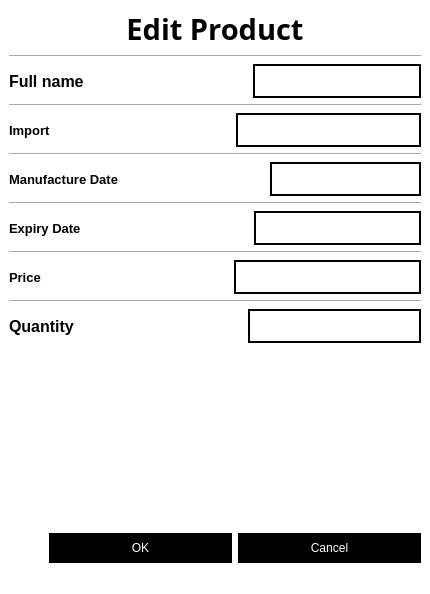
<?xml version="1.0" encoding="UTF-8"?>
<ui version="4.0">
 <class>MainWindow</class>
 <widget class="QMainWindow" name="MainWindow">
  <property name="geometry">
   <rect>
    <x>0</x>
    <y>0</y>
    <width>430</width>
    <height>594</height>
   </rect>
  </property>
  <property name="maximumSize">
   <size>
    <width>430</width>
    <height>16777215</height>
   </size>
  </property>
  <property name="windowTitle">
   <string>MainWindow</string>
  </property>
  <property name="styleSheet">
   <string notr="true">background-color: rgb(255, 255, 255);</string>
  </property>
  <widget class="QWidget" name="centralwidget">
   <layout class="QVBoxLayout" name="verticalLayout_2">
    <item>
     <widget class="QLabel" name="label">
      <property name="font">
       <font>
        <family>Segoe UI Black</family>
        <pointsize>22</pointsize>
        <weight>75</weight>
        <bold>true</bold>
       </font>
      </property>
      <property name="text">
       <string>Edit Product</string>
      </property>
      <property name="alignment">
       <set>Qt::AlignCenter</set>
      </property>
     </widget>
    </item>
    <item>
     <widget class="Line" name="line">
      <property name="orientation">
       <enum>Qt::Horizontal</enum>
      </property>
     </widget>
    </item>
    <item>
     <layout class="QVBoxLayout" name="verticalLayout">
      <item>
       <layout class="QHBoxLayout" name="horizontalLayout">
        <property name="spacing">
         <number>0</number>
        </property>
        <item>
         <widget class="QLabel" name="label_2">
          <property name="font">
           <font>
            <family>Nirmala UI</family>
            <pointsize>12</pointsize>
            <weight>75</weight>
            <bold>true</bold>
           </font>
          </property>
          <property name="text">
           <string>Full name</string>
          </property>
         </widget>
        </item>
        <item>
         <spacer name="horizontalSpacer">
          <property name="orientation">
           <enum>Qt::Horizontal</enum>
          </property>
          <property name="sizeHint" stdset="0">
           <size>
            <width>40</width>
            <height>20</height>
           </size>
          </property>
         </spacer>
        </item>
        <item>
         <widget class="QLineEdit" name="name">
          <property name="styleSheet">
           <string notr="true">height:30px;

border-style: solid;border-width: 2px;border-color: black


</string>
          </property>
         </widget>
        </item>
       </layout>
      </item>
      <item>
       <widget class="Line" name="line_2">
        <property name="orientation">
         <enum>Qt::Horizontal</enum>
        </property>
       </widget>
      </item>
      <item>
       <layout class="QHBoxLayout" name="horizontalLayout_2">
        <property name="spacing">
         <number>0</number>
        </property>
        <item>
         <widget class="QLabel" name="label_3">
          <property name="font">
           <font>
            <family>Nirmala UI</family>
            <pointsize>10</pointsize>
            <weight>75</weight>
            <bold>true</bold>
           </font>
          </property>
          <property name="text">
           <string>Import</string>
          </property>
         </widget>
        </item>
        <item>
         <spacer name="horizontalSpacer_2">
          <property name="orientation">
           <enum>Qt::Horizontal</enum>
          </property>
          <property name="sizeHint" stdset="0">
           <size>
            <width>40</width>
            <height>20</height>
           </size>
          </property>
         </spacer>
        </item>
        <item>
         <widget class="QLineEdit" name="import_2">
          <property name="styleSheet">
           <string notr="true">height:30px;

border-style: solid;border-width: 2px;border-color: black


</string>
          </property>
         </widget>
        </item>
       </layout>
      </item>
      <item>
       <widget class="Line" name="line_3">
        <property name="orientation">
         <enum>Qt::Horizontal</enum>
        </property>
       </widget>
      </item>
      <item>
       <layout class="QHBoxLayout" name="horizontalLayout_3">
        <property name="spacing">
         <number>0</number>
        </property>
        <item>
         <widget class="QLabel" name="label_4">
          <property name="font">
           <font>
            <family>Nirmala UI</family>
            <pointsize>10</pointsize>
            <weight>75</weight>
            <bold>true</bold>
           </font>
          </property>
          <property name="text">
           <string>Manufacture Date</string>
          </property>
         </widget>
        </item>
        <item>
         <spacer name="horizontalSpacer_3">
          <property name="orientation">
           <enum>Qt::Horizontal</enum>
          </property>
          <property name="sizeHint" stdset="0">
           <size>
            <width>40</width>
            <height>20</height>
           </size>
          </property>
         </spacer>
        </item>
        <item>
         <widget class="QLineEdit" name="manufacture_date">
          <property name="styleSheet">
           <string notr="true">height:30px;

border-style: solid;border-width: 2px;border-color: black


</string>
          </property>
         </widget>
        </item>
       </layout>
      </item>
      <item>
       <widget class="Line" name="line_4">
        <property name="orientation">
         <enum>Qt::Horizontal</enum>
        </property>
       </widget>
      </item>
      <item>
       <layout class="QHBoxLayout" name="horizontalLayout_4">
        <item>
         <widget class="QLabel" name="label_5">
          <property name="font">
           <font>
            <family>Nirmala UI</family>
            <pointsize>10</pointsize>
            <weight>75</weight>
            <bold>true</bold>
           </font>
          </property>
          <property name="text">
           <string>Expiry Date</string>
          </property>
         </widget>
        </item>
        <item>
         <spacer name="horizontalSpacer_4">
          <property name="orientation">
           <enum>Qt::Horizontal</enum>
          </property>
          <property name="sizeHint" stdset="0">
           <size>
            <width>40</width>
            <height>20</height>
           </size>
          </property>
         </spacer>
        </item>
        <item>
         <widget class="QLineEdit" name="expiry_date">
          <property name="styleSheet">
           <string notr="true">height:30px;

border-style: solid;border-width: 2px;border-color: black


</string>
          </property>
         </widget>
        </item>
       </layout>
      </item>
      <item>
       <widget class="Line" name="line_5">
        <property name="orientation">
         <enum>Qt::Horizontal</enum>
        </property>
       </widget>
      </item>
      <item>
       <layout class="QHBoxLayout" name="horizontalLayout_5">
        <item>
         <widget class="QLabel" name="label_6">
          <property name="font">
           <font>
            <family>Nirmala UI</family>
            <pointsize>10</pointsize>
            <weight>75</weight>
            <bold>true</bold>
           </font>
          </property>
          <property name="text">
           <string>Price</string>
          </property>
         </widget>
        </item>
        <item>
         <spacer name="horizontalSpacer_5">
          <property name="orientation">
           <enum>Qt::Horizontal</enum>
          </property>
          <property name="sizeHint" stdset="0">
           <size>
            <width>40</width>
            <height>20</height>
           </size>
          </property>
         </spacer>
        </item>
        <item>
         <widget class="QLineEdit" name="Price">
          <property name="styleSheet">
           <string notr="true">height:30px;

border-style: solid;border-width: 2px;border-color: black


</string>
          </property>
         </widget>
        </item>
       </layout>
      </item>
      <item>
       <widget class="Line" name="line_6">
        <property name="orientation">
         <enum>Qt::Horizontal</enum>
        </property>
       </widget>
      </item>
      <item>
       <layout class="QHBoxLayout" name="horizontalLayout_9">
        <property name="spacing">
         <number>0</number>
        </property>
        <item>
         <widget class="QLabel" name="label_8">
          <property name="font">
           <font>
            <family>Nirmala UI</family>
            <pointsize>12</pointsize>
            <weight>75</weight>
            <bold>true</bold>
           </font>
          </property>
          <property name="text">
           <string>Quantity</string>
          </property>
         </widget>
        </item>
        <item>
         <spacer name="horizontalSpacer_8">
          <property name="orientation">
           <enum>Qt::Horizontal</enum>
          </property>
          <property name="sizeHint" stdset="0">
           <size>
            <width>40</width>
            <height>20</height>
           </size>
          </property>
         </spacer>
        </item>
        <item>
         <widget class="QLineEdit" name="quantity">
          <property name="styleSheet">
           <string notr="true">height:30px;

border-style: solid;border-width: 2px;border-color: black


</string>
          </property>
         </widget>
        </item>
       </layout>
      </item>
     </layout>
    </item>
    <item>
     <spacer name="verticalSpacer">
      <property name="orientation">
       <enum>Qt::Vertical</enum>
      </property>
      <property name="sizeHint" stdset="0">
       <size>
        <width>20</width>
        <height>149</height>
       </size>
      </property>
     </spacer>
    </item>
    <item>
     <layout class="QHBoxLayout" name="horizontalLayout_7">
      <item>
       <spacer name="horizontalSpacer_6">
        <property name="orientation">
         <enum>Qt::Horizontal</enum>
        </property>
        <property name="sizeType">
         <enum>QSizePolicy::Preferred</enum>
        </property>
        <property name="sizeHint" stdset="0">
         <size>
          <width>40</width>
          <height>20</height>
         </size>
        </property>
       </spacer>
      </item>
      <item>
       <layout class="QHBoxLayout" name="horizontalLayout_6">
        <item>
         <widget class="QPushButton" name="pushButton">
          <property name="styleSheet">
           <string notr="true">color:rgb(255, 255, 255);
background-color:rgb(0, 0, 0);height:30px;
border-style: solid;border-color: rgb(255, 255, 255)
</string>
          </property>
          <property name="text">
           <string>OK</string>
          </property>
         </widget>
        </item>
        <item>
         <widget class="QPushButton" name="pushButton_2">
          <property name="styleSheet">
           <string notr="true">color:rgb(255, 255, 255);
background-color:rgb(0, 0, 0);height:30px;
border-style: solid;border-color: rgb(255, 255, 255)
</string>
          </property>
          <property name="text">
           <string>Cancel</string>
          </property>
         </widget>
        </item>
       </layout>
      </item>
     </layout>
    </item>
   </layout>
  </widget>
  <widget class="QMenuBar" name="menubar">
   <property name="geometry">
    <rect>
     <x>0</x>
     <y>0</y>
     <width>430</width>
     <height>21</height>
    </rect>
   </property>
  </widget>
  <widget class="QStatusBar" name="statusbar"/>
 </widget>
 <resources/>
 <connections/>
</ui>
